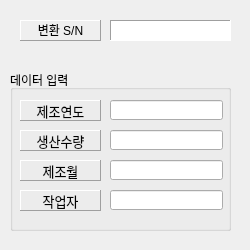
<?xml version="1.0" encoding="UTF-8"?>
<ui version="4.0">
 <class>dialog</class>
 <widget class="QDialog" name="dialog">
  <property name="windowModality">
   <enum>Qt::WindowModal</enum>
  </property>
  <property name="geometry">
   <rect>
    <x>0</x>
    <y>0</y>
    <width>250</width>
    <height>250</height>
   </rect>
  </property>
  <property name="contextMenuPolicy">
   <enum>Qt::DefaultContextMenu</enum>
  </property>
  <property name="windowTitle">
   <string>S/N 변환기</string>
  </property>
  <widget class="QGroupBox" name="groupBox">
   <property name="geometry">
    <rect>
     <x>10</x>
     <y>70</y>
     <width>221</width>
     <height>161</height>
    </rect>
   </property>
   <property name="title">
    <string>데이터 입력</string>
   </property>
   <widget class="QLabel" name="label_2">
    <property name="geometry">
     <rect>
      <x>10</x>
      <y>90</y>
      <width>81</width>
      <height>21</height>
     </rect>
    </property>
    <property name="frameShape">
     <enum>QFrame::Panel</enum>
    </property>
    <property name="frameShadow">
     <enum>QFrame::Raised</enum>
    </property>
    <property name="midLineWidth">
     <number>0</number>
    </property>
    <property name="text">
     <string>&lt;html&gt;&lt;head/&gt;&lt;body&gt;&lt;p&gt;&lt;span style=&quot; font-size:10pt;&quot;&gt;제조월&lt;/span&gt;&lt;/p&gt;&lt;/body&gt;&lt;/html&gt;</string>
    </property>
    <property name="textFormat">
     <enum>Qt::AutoText</enum>
    </property>
    <property name="alignment">
     <set>Qt::AlignCenter</set>
    </property>
   </widget>
   <widget class="QLabel" name="label_4">
    <property name="geometry">
     <rect>
      <x>10</x>
      <y>60</y>
      <width>81</width>
      <height>21</height>
     </rect>
    </property>
    <property name="frameShape">
     <enum>QFrame::Panel</enum>
    </property>
    <property name="frameShadow">
     <enum>QFrame::Raised</enum>
    </property>
    <property name="midLineWidth">
     <number>0</number>
    </property>
    <property name="text">
     <string>&lt;html&gt;&lt;head/&gt;&lt;body&gt;&lt;p&gt;&lt;span style=&quot; font-size:10pt;&quot;&gt;생산수량&lt;/span&gt;&lt;/p&gt;&lt;/body&gt;&lt;/html&gt;</string>
    </property>
    <property name="textFormat">
     <enum>Qt::AutoText</enum>
    </property>
    <property name="alignment">
     <set>Qt::AlignCenter</set>
    </property>
   </widget>
   <widget class="QLabel" name="label">
    <property name="geometry">
     <rect>
      <x>10</x>
      <y>30</y>
      <width>81</width>
      <height>21</height>
     </rect>
    </property>
    <property name="frameShape">
     <enum>QFrame::Panel</enum>
    </property>
    <property name="frameShadow">
     <enum>QFrame::Raised</enum>
    </property>
    <property name="midLineWidth">
     <number>0</number>
    </property>
    <property name="text">
     <string>&lt;html&gt;&lt;head/&gt;&lt;body&gt;&lt;p&gt;&lt;span style=&quot; font-size:10pt;&quot;&gt;제조연도&lt;/span&gt;&lt;/p&gt;&lt;/body&gt;&lt;/html&gt;</string>
    </property>
    <property name="textFormat">
     <enum>Qt::AutoText</enum>
    </property>
    <property name="alignment">
     <set>Qt::AlignCenter</set>
    </property>
   </widget>
   <widget class="QLabel" name="label_3">
    <property name="geometry">
     <rect>
      <x>10</x>
      <y>120</y>
      <width>81</width>
      <height>21</height>
     </rect>
    </property>
    <property name="frameShape">
     <enum>QFrame::Panel</enum>
    </property>
    <property name="frameShadow">
     <enum>QFrame::Raised</enum>
    </property>
    <property name="midLineWidth">
     <number>0</number>
    </property>
    <property name="text">
     <string>&lt;html&gt;&lt;head/&gt;&lt;body&gt;&lt;p&gt;&lt;span style=&quot; font-size:10pt;&quot;&gt;작업자&lt;/span&gt;&lt;/p&gt;&lt;/body&gt;&lt;/html&gt;</string>
    </property>
    <property name="textFormat">
     <enum>Qt::AutoText</enum>
    </property>
    <property name="alignment">
     <set>Qt::AlignCenter</set>
    </property>
   </widget>
   <widget class="QLineEdit" name="lineEdit">
    <property name="geometry">
     <rect>
      <x>100</x>
      <y>30</y>
      <width>113</width>
      <height>20</height>
     </rect>
    </property>
    <property name="maxLength">
     <number>4</number>
    </property>
   </widget>
   <widget class="QLineEdit" name="lineEdit_2">
    <property name="geometry">
     <rect>
      <x>100</x>
      <y>60</y>
      <width>113</width>
      <height>20</height>
     </rect>
    </property>
    <property name="maxLength">
     <number>3</number>
    </property>
   </widget>
   <widget class="QLineEdit" name="lineEdit_3">
    <property name="geometry">
     <rect>
      <x>100</x>
      <y>90</y>
      <width>113</width>
      <height>20</height>
     </rect>
    </property>
    <property name="maxLength">
     <number>2</number>
    </property>
    <property name="cursorPosition">
     <number>0</number>
    </property>
   </widget>
   <widget class="QLineEdit" name="lineEdit_4">
    <property name="geometry">
     <rect>
      <x>100</x>
      <y>120</y>
      <width>113</width>
      <height>20</height>
     </rect>
    </property>
    <property name="layoutDirection">
     <enum>Qt::LeftToRight</enum>
    </property>
    <property name="maxLength">
     <number>2</number>
    </property>
   </widget>
  </widget>
  <widget class="QLabel" name="label_5">
   <property name="geometry">
    <rect>
     <x>20</x>
     <y>20</y>
     <width>81</width>
     <height>21</height>
    </rect>
   </property>
   <property name="frameShape">
    <enum>QFrame::Panel</enum>
   </property>
   <property name="frameShadow">
    <enum>QFrame::Raised</enum>
   </property>
   <property name="midLineWidth">
    <number>0</number>
   </property>
   <property name="text">
    <string>&lt;html&gt;&lt;head/&gt;&lt;body&gt;&lt;p&gt;변환 S/N&lt;/p&gt;&lt;/body&gt;&lt;/html&gt;</string>
   </property>
   <property name="textFormat">
    <enum>Qt::AutoText</enum>
   </property>
   <property name="alignment">
    <set>Qt::AlignCenter</set>
   </property>
  </widget>
  <widget class="QTextBrowser" name="text_browser">
   <property name="geometry">
    <rect>
     <x>110</x>
     <y>20</y>
     <width>121</width>
     <height>21</height>
    </rect>
   </property>
   <property name="font">
    <font>
     <family>굴림</family>
     <pointsize>10</pointsize>
    </font>
   </property>
   <property name="frameShape">
    <enum>QFrame::Panel</enum>
   </property>
   <property name="frameShadow">
    <enum>QFrame::Sunken</enum>
   </property>
   <property name="verticalScrollBarPolicy">
    <enum>Qt::ScrollBarAlwaysOff</enum>
   </property>
  </widget>
 </widget>
 <resources/>
 <connections/>
</ui>
